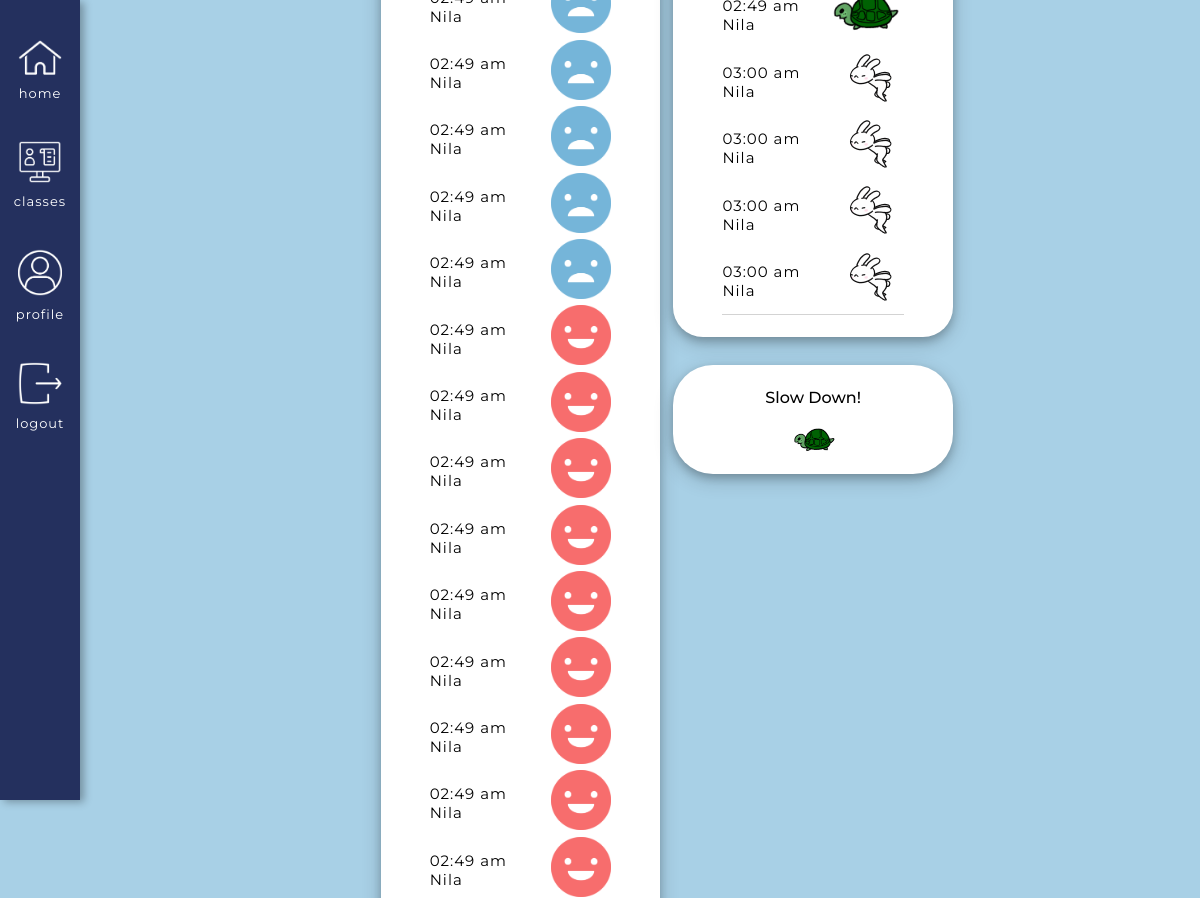
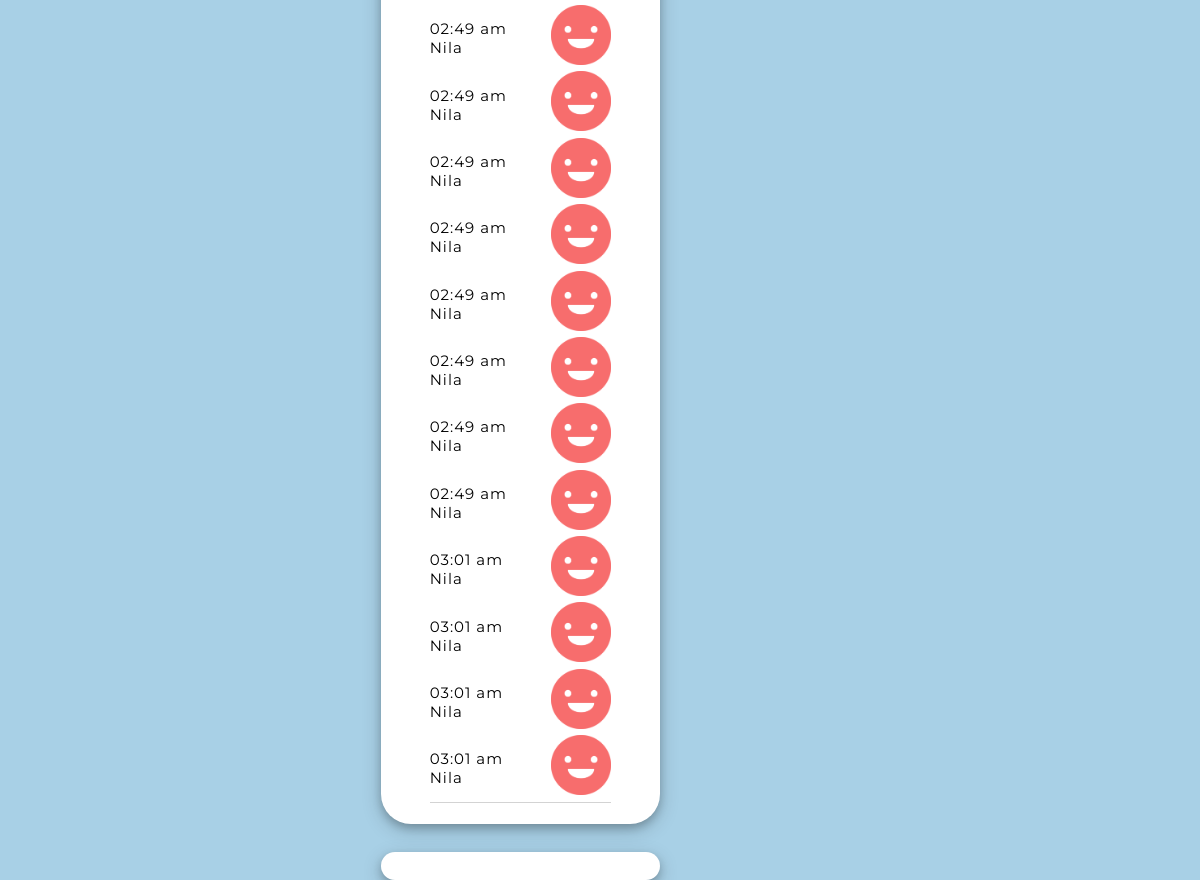
The page /classes/course/26/previous_session_data/124 (signed in) on the database its author committed (2 pictures, top to bottom).
### app/models.py (models this page shows, shortened)
class Reactions(db.Model): # A base class for all models from Flask SQLAlchemy
    id = db.Column(db.Integer, primary_key=True) # every new database should have an ID so it knows how to organize the info passed in
    user_id = db.Column(db.Integer, db.ForeignKey('user.id')) # Taking the user ID from the user model, using the backref of reactor will show you the actual user
    reactions = db.Column(db.Integer, index=False, unique=False) # Creating a new column in the database for emotions. Not unique and not indexable
    reactions_course_id = db.Column(db.Integer, db.ForeignKey('courses.id')) # Using backref of course_actual will show you the actual course
    session_id = db.Column(db.Integer, db.ForeignKey('session.id')) # Using backref actual_session of will show you the actual session, e.g. <Session>
    timestamp = db.Column(db.DateTime, index=True, default=datetime.utcnow) # Timestamp

class User(UserMixin, db.Model):
    id = db.Column(db.Integer, primary_key=True)
    username = db.Column(db.String(64), index=True, unique=True) # adding columns to the database
    email = db.Column(db.String(120), index=True, unique=True)
    password_hash = db.Column(db.String(128))
    role = db.Column(db.Integer, index=False, unique=False) # 0 is Teacher, 1 is Student
    about_me = db.Column(db.String(140))
    last_seen = db.Column(db.DateTime, default=datetime.utcnow)
    posts = db.relationship('Post', backref='author', lazy='dynamic') # First part is calling it from the Post model, secret field is the backref (author)
    reactions = db.relationship('Reactions', backref='reactor', lazy='dynamic') # This will show all the reactions that this user has made
    teaches = db.relationship('Courses', backref='teacher', lazy='dynamic') # This will show all the courses that the user teaches
    signups = db.relationship('Signups', backref='student', lazy='dynamic') # This will show all of the signups of that user
    responses = db.relationship('Responses', backref='student_responder', lazy='dynamic') # This will show all the responses of that user
    prompts = db.relationship('Prompts', backref='teacher_prompter', lazy='dynamic') # This will show all forms of that teacher

### app/routes.py (the view)
@app.route('/classes/course/<course_id>/previous_session_data/<session_id>')
@login_required
def previous_session_data(course_id, session_id):
    teacher_id = Courses.query.get(course_id).teacher_id
    if current_user.id != teacher_id:
        return unauthorized_access()
    session = Session.query.get(session_id)
    course = session.session_course_id # This gives you the actual course
    course_id = session.course_id # This will give you the course id
    signups = Signups.query.filter_by(course=course_id).all() # List of students that are in this specific course
    reactions_specific = Reactions.query.filter_by(session_id=session_id).filter(Reactions.reactions<5).all() # List of reactions that happened in this specific course, specific session
    speeds_specific = Reactions.query.filter_by(session_id=session_id).filter(Reactions.reactions>5).all() # Speeds filtered out by the course ID and by the reaction number
    present_set = set()
    absent_set = set()
    for r in reactions_specific:
        if (r.reactor.role == 1): # If the reactor is a student
            present_set.add(r.reactor.username) # Then add to the present list
    for signup in signups: # Going through the list of signups
        if (signup.student.username not in present_set and signup.student.role == 1):
            absent_set.add(signup.student.username)
    speed_filtered = Reactions.query.filter_by(session_id=session_id).filter(Reactions.reactions>5).all() # Speeds filtered out by the session ID and by the reaction number
    faster = 0
    slower = 0
    speed_number = 0
    calculated_number = 0
    for s in speed_filtered:
        if s.reactions == 6: # Faster request
            faster += 1
        else: # Slower request
            slower += 1
    total = slower + faster
    if total != 0:
        calculated_number = (faster/total) * 100
    if calculated_number >= 91:
        speed_number = 10
    elif calculated_number >= 81:
        speed_number = 9
    elif calculated_number >= 71:
        speed_number = 8
    elif calculated_number >= 61:
        speed_number = 7
    elif calculated_number >= 51:
        speed_number = 6
    elif calculated_number >= 41:
        speed_number = 0 # Nothing will be shown at this point
    elif calculated_number >= 31:
        speed_number = 1
    elif calculated_number >= 21:
        speed_number = 2
    elif calculated_number >= 11:
        speed_number = 3
    elif calculated_number >= 1: # Smaller the number is, the slower the class should be
        speed_number = 4
    else:
        speed_number = 5
        if total == 0: # No speeds have been selected yet
            speed_number = 0
    return render_template('previous_session_data.html', course=course,
                                        course_id=course_id,
                                        reactions_specific=reactions_specific,
                                        speeds_specific=speeds_specific,
                                        session=session,
                                        speed_number=speed_number,
                                        session_id=session_id,
                                        present_list=list(present_set),
                                        absent_list=list(absent_set),
                                        title=course.course_name + " Session " + session_id)

### app/models.py (called while the page is built)
@login.user_loader
def load_user(id):
        return User.query.get(int(id))

### app/routes.py (called while the page is built)
@app.before_request # This function will be executed right before the view function
def before_request():
    if current_user.is_authenticated: # Checks whether the current user is logged in
        current_user.last_seen = datetime.utcnow() # Sets the last seen to the date using the UTC time zone
        db.session.commit() # Don't need to do db.session.add() because the user is already in the database (using a current_user)

### app/templates/previous_session_data.html (shortened to what this page needs)
{% extends "base.html" %}
{% block head %}
    <link rel="stylesheet" href="{{ url_for('static', filename='css/student.css') }}">
    <link rel="stylesheet" href="{{ url_for('static', filename='css/previous_data.css') }}">
{% endblock %}
{% block content %}
<div class = "roomsBox">
    <div class = "overallContainer">
        <div class = "reactionsHolder teacherVersion">
            {% if current_user.role == 0 %}
                <div class = "bigReactionBox">
                    <div class = "teacherReactionHolder">
                        <div class = "reactionResultsHolder">
                            <div id = "reactionResults">
                                <div class = "userReactionView">
                                    {% for r in reactions_specific %}
                                        {% if r.reactions == 0 %}
                                            <div class = "speedText">
                                                <p>{{ moment(r.timestamp).format('hh:mm a') }}</p>
                                                <p>{{ r.reactor.username }}</p>
                                            </div>
                                            <div>
                                                <img class = 'makeSmaller' src='../../../../static/images/Happy.png'>
                                            </div>
                                        {% elif r.reactions == 1 %}
                                            <div class = "speedText">
                                                <p>{{ moment(r.timestamp).format('hh:mm a') }}</p>
                                                <p>{{ r.reactor.username }}</p>
                                            </div>
                                            <div>
                                                <img class = 'makeSmaller' src='../../../../static/images/Meh.png'>
                                            </div>
                                        {% else %}
                                            <div class = "speedText">
                                                <p>{{ moment(r.timestamp).format('hh:mm a') }}</p>
                                                <p>{{ r.reactor.username }}</p>
                                            </div>
                                            <div>
                                                <img class = 'makeSmaller' src='../../../../static/images/Sad.png'>
                                            </div>
                                        {% endif %}
                                    {% endfor %}
                                </div>
                            </div>
                        </div>
                        <div class = "vibeHolder teacherVibe">
                            <div id = "room_vibe" class = "teacherVibeInside">
                            </div>
                        </div>
                    </div>
                    <div class = "speedHolder">
                        <div class = "paceBox">
                            <div id = "speedResults">
                                <div class = "userReactionView">
                                    {% for s in speeds_specific %}
                                            {% if s.reactions == 6 %}
                                            <div class = "speedText">
                                                <p>{{ moment(s.timestamp).format('hh:mm a') }}</p>
                                                <p>{{ s.reactor.username }}</p>
                                            </div>
                                            <div>
                                                <img class = 'makeSmaller' src='../../../../static/images/Bunny.gif'>
                                            </div>
                                            {% else %}
                                                <div class = "speedText">
                                                    <p>{{ moment( s.timestamp).format('hh:mm a') }}</p>
                                                    <p>{{ s.reactor.username }}</p>
                                                </div>
                                                <div>
                                                    <img class = 'makeSmaller' src='../../../../static/images/Turtle.gif'>
                                                </div>
                                            {% endif %}
                                    {% endfor %}
                                </div>
                            </div>
                        </div>
                        <div id = "visualHolder" class = "teacherVisualHolder">
                            <div id = "paceTitle">
                                {% if speed_number > 5 %}
                                    <h2>Speed Up!</h2>
                                    <div class = "speedLine">
                                    {% for i in range(speed_number - 5) %}
                                        <div class = "visual_fast teacherSpeed">
                                            <img class = "turtle display" src = "{{ url_for('static', filename='images/Bunny.gif') }}">
                                        </div>
                                    {% endfor %}
                                    </div>
                                {% elif speed_number == 0 %}
                                    <h2>Good Pace!</h2>
                                    <img class = "makeSmaller" src = "{{ url_for('static', filename='images/GoodPace.gif') }}">
                                {% else %}
                                    <h2>Slow Down!</h2>
                                    {% for i in range(speed_number) %}
                                        <div class = "visual_fast teacherSpeed">
                                            <img class = "turtle display" src = "{{ url_for('static', filename='images/Turtle.gif') }}">
                                        </div>
                                    {% endfor %}
                                {% endif %}
                            </div>
                        </div>
                    </div>
                </div>
            {% endif %}
        </div>
        {% if current_user.role == 0 %}
        <div class = "attendanceBox">
        </div>
        {% endif %}
    </div>
</div>
{% endblock %}

### app/static/css/base.css (style rules this page uses)
body { margin: 0 !important; font-family: "Montserrat", sans-serif; }
h1, p { margin: 0; }
h2, h3 { font-weight: 400; }

### app/static/css/student.css (style rules this page uses)
html { min-width: fit-content; width: 100%; height: 100%; }
body { width: 100%; height: 100%; background-color: #A8D0E6; display: flex; flex-direction: column; justify-content: center; }
.turtle, .bunny { width: 100%; }
.attendanceBox { width: 20%; border-radius: 30px; }
.visual_slow, .visual_fast { width: 10%; }
.bigReactionBox { display: flex; justify-content: space-between; align-items: flex-start; }
#reactionResults, #speedResults { width: 65%; }
.teacherVibe { height: auto !important; }
.makeSmaller { height: 60px; margin-bottom: 4%; }
.teacherVisualHolder, .studentVisualHolder { background-color: white; height: auto !important; border-radius: 30px; justify-content: center !important; align-items: center !important; box-shadow: 0 4px 8px 0 rgba(0, 0, 0, 0.2), 0 6px 20px 0 rgba(0, 0, 0, 0.19); }
#speedResults { display: flex; justify-content: space-between; align-items: center; flex-wrap: wrap; }
.teacherSpeed { width: 18%; }
.teacherSpeed img { width: 100%; }
.teacherVersion { width: 50%; }
#paceTitle { display: flex; flex-direction: column; justify-content: center; align-items: center; padding-bottom: 2%; font-size: small; }
@media all and (min-width: 600px) { .overallContainer { display: flex; justify-content: space-between; width: 100%; } }
@media all and (min-width: 600px) { h2 { font-size: medium; font-weight: 500; } }
@media all and (min-width: 600px) { .roomsBox { width: 95%; max-width: 1500px; } }
@media all and (min-width: 600px) { .reactionsHolder { display: flex; flex-direction: column; justify-content: space-between; width: 70%; } }
@media all and (min-width: 600px) { #visualHolder { background-color: white; border-radius: 40px; display: flex; flex-wrap: wrap; justify-content: center; height: 25%; width: 100%; max-width: 700px; padding-top: 10px; padding-bottom: 10px; align-items: center; box-shadow: 0 4px 8px 0 rgba(0, 0, 0, 0.2), 0 6px 20px 0 rgba(0, 0, 0, 0.19); } }
@media all and (min-width: 600px) { #room_vibe { display: flex; flex-direction: column; justify-content: center; align-items: center; width: 100%; height: 100%; } }
@media all and (min-width: 600px) { .vibeHolder { background-color: white; border-radius: 40px; width: 100%; display: flex; flex-wrap: wrap; justify-content: center; align-items: center; box-shadow: 0 4px 8px 0 rgba(0, 0, 0, 0.2), 0 6px 20px 0 rgba(0, 0, 0, 0.19); } }
@media all and (min-width: 600px) { .teacherReactionHolder { width: 48%; margin-right: 10px; } }
@media all and (min-width: 600px) { .speedHolder { width: 48%; margin-right: 10px; } }
@media all and (min-width: 600px) { .reactionResultsHolder, .paceBox { background-color: white; min-width: 170px; width: 100%; margin-bottom: 10%; padding-top: 2%; padding-bottom: 6%; border-radius: 30px; display: flex; flex-direction: column; justify-content: center; align-items: center; box-shadow: 0 4px 8px 0 rgba(0, 0, 0, 0.2), 0 6px 20px 0 rgba(0, 0, 0, 0.19); } }
@media all and (min-width: 600px) { .teacherVibeInside { height: 100px; width: 100%; min-width: 170px; object-fit: contain; border-radius: 40px; padding: 5%; } }
@media all and (min-width: 600px) { .userReactionView { display: flex; justify-content: space-between; align-items: center; width: 100%; border-bottom: 1px solid lightgray; margin-bottom: 5px; } }
@media all and (min-width: 600px) { .userReactionView p { font-size: 15px; font-family: 'Montserrat', sans-serif; letter-spacing: 1px; } }

### app/static/css/previous_data.css (style rules this page uses)
.display { display: block !important; }
.userReactionView { flex-wrap: wrap; }

### rows shown on the page
Reactions: reactor.username "Nila"
Reactions: timestamp "02:49 am", reactor.username "Nila"
Reactions: timestamp "02:49 am", reactor.username "Nila"
Reactions: timestamp "02:49 am", reactor.username "Nila"
Reactions: timestamp "02:49 am", reactor.username "Nila"
Reactions: timestamp "02:49 am", reactor.username "Nila", reactions 0 (drawn)
Reactions: timestamp "02:49 am", reactor.username "Nila", reactions 0 (drawn)
Reactions: timestamp "02:49 am", reactor.username "Nila", reactions 0 (drawn)
Reactions: timestamp "02:49 am", reactor.username "Nila", reactions 0 (drawn)
Reactions: timestamp "02:49 am", reactor.username "Nila", reactions 0 (drawn)
Reactions: timestamp "02:49 am", reactor.username "Nila", reactions 0 (drawn)
Reactions: timestamp "02:49 am", reactor.username "Nila", reactions 0 (drawn)
Reactions: timestamp "02:49 am", reactor.username "Nila", reactions 0 (drawn)
Reactions: timestamp "02:49 am", reactor.username "Nila", reactions 0 (drawn)
Reactions: timestamp "02:49 am", reactor.username "Nila", reactions 0 (drawn)
Reactions: timestamp "02:49 am", reactor.username "Nila", reactions 0 (drawn)
Reactions: timestamp "02:49 am", reactor.username "Nila", reactions 0 (drawn)
Reactions: timestamp "02:49 am", reactor.username "Nila", reactions 0 (drawn)
Reactions: timestamp "02:49 am", reactor.username "Nila", reactions 0 (drawn)
Reactions: timestamp "02:49 am", reactor.username "Nila", reactions 0 (drawn)
Reactions: timestamp "02:49 am", reactor.username "Nila", reactions 0 (drawn)
Reactions: timestamp "02:49 am", reactor.username "Nila", reactions 0 (drawn)
Reactions: timestamp "03:01 am", reactor.username "Nila", reactions 0 (drawn)
Reactions: timestamp "03:01 am", reactor.username "Nila", reactions 0 (drawn)
Reactions: timestamp "03:01 am", reactor.username "Nila", reactions 0 (drawn)
Reactions: timestamp "03:01 am", reactor.username "Nila", reactions 0 (drawn)
Reactions: reactor.username "Nila"
Reactions: timestamp "03:00 am", reactor.username "Nila", reactions 6 (drawn)
Reactions: timestamp "03:00 am", reactor.username "Nila", reactions 6 (drawn)
Reactions: timestamp "03:00 am", reactor.username "Nila", reactions 6 (drawn)
Reactions: timestamp "03:00 am", reactor.username "Nila", reactions 6 (drawn)
